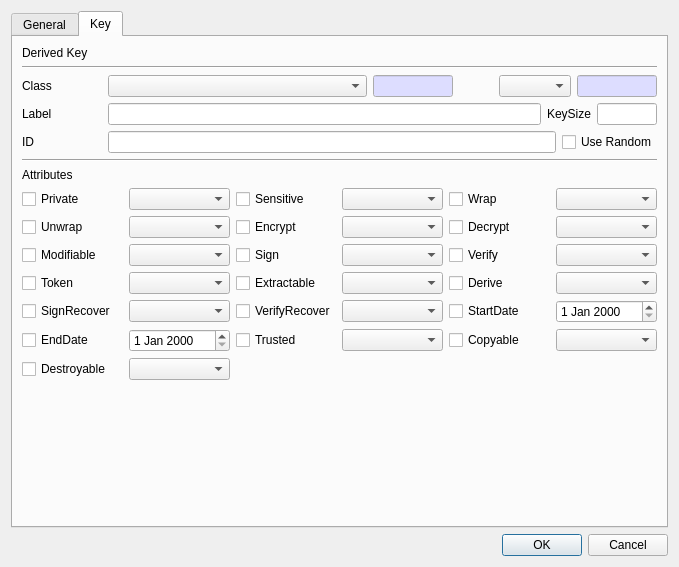
<?xml version="1.0" encoding="UTF-8"?>
<ui version="4.0">
 <class>DeriveKeyDlg</class>
 <widget class="QDialog" name="DeriveKeyDlg">
  <property name="geometry">
   <rect>
    <x>0</x>
    <y>0</y>
    <width>679</width>
    <height>567</height>
   </rect>
  </property>
  <property name="windowTitle">
   <string>Derive key</string>
  </property>
  <layout class="QVBoxLayout" name="verticalLayout">
   <item>
    <widget class="QTabWidget" name="tabWidget">
     <property name="currentIndex">
      <number>1</number>
     </property>
     <widget class="QWidget" name="mFirstTab">
      <attribute name="title">
       <string>General</string>
      </attribute>
      <layout class="QVBoxLayout" name="verticalLayout_2">
       <item>
        <layout class="QGridLayout" name="gridLayout">
         <property name="topMargin">
          <number>0</number>
         </property>
         <item row="0" column="1">
          <widget class="QComboBox" name="mSlotsCombo">
           <property name="sizePolicy">
            <sizepolicy hsizetype="Preferred" vsizetype="Fixed">
             <horstretch>1</horstretch>
             <verstretch>0</verstretch>
            </sizepolicy>
           </property>
          </widget>
         </item>
         <item row="0" column="0">
          <widget class="QLabel" name="label">
           <property name="minimumSize">
            <size>
             <width>80</width>
             <height>0</height>
            </size>
           </property>
           <property name="text">
            <string>Slot list</string>
           </property>
          </widget>
         </item>
        </layout>
       </item>
       <item>
        <widget class="Line" name="line">
         <property name="orientation">
          <enum>Qt::Horizontal</enum>
         </property>
        </widget>
       </item>
       <item>
        <widget class="QLabel" name="label_2">
         <property name="text">
          <string>Slot status</string>
         </property>
        </widget>
       </item>
       <item>
        <layout class="QGridLayout" name="gridLayout_3">
         <property name="topMargin">
          <number>0</number>
         </property>
         <item row="0" column="6">
          <widget class="QLineEdit" name="mLoginText">
           <property name="maximumSize">
            <size>
             <width>40</width>
             <height>16777215</height>
            </size>
           </property>
           <property name="palette">
            <palette>
             <active>
              <colorrole role="Base">
               <brush brushstyle="SolidPattern">
                <color alpha="255">
                 <red>221</red>
                 <green>221</green>
                 <blue>255</blue>
                </color>
               </brush>
              </colorrole>
             </active>
             <inactive>
              <colorrole role="Base">
               <brush brushstyle="SolidPattern">
                <color alpha="255">
                 <red>221</red>
                 <green>221</green>
                 <blue>255</blue>
                </color>
               </brush>
              </colorrole>
             </inactive>
             <disabled>
              <colorrole role="Base">
               <brush brushstyle="SolidPattern">
                <color alpha="255">
                 <red>240</red>
                 <green>240</green>
                 <blue>240</blue>
                </color>
               </brush>
              </colorrole>
             </disabled>
            </palette>
           </property>
           <property name="readOnly">
            <bool>true</bool>
           </property>
          </widget>
         </item>
         <item row="0" column="5">
          <widget class="QLabel" name="label_6">
           <property name="text">
            <string>Login</string>
           </property>
          </widget>
         </item>
         <item row="0" column="0">
          <widget class="QLabel" name="label_3">
           <property name="minimumSize">
            <size>
             <width>80</width>
             <height>0</height>
            </size>
           </property>
           <property name="text">
            <string>Slot ID</string>
           </property>
          </widget>
         </item>
         <item row="0" column="1">
          <widget class="QLineEdit" name="mSlotIDText">
           <property name="maximumSize">
            <size>
             <width>100</width>
             <height>16777215</height>
            </size>
           </property>
           <property name="palette">
            <palette>
             <active>
              <colorrole role="Base">
               <brush brushstyle="SolidPattern">
                <color alpha="255">
                 <red>221</red>
                 <green>221</green>
                 <blue>255</blue>
                </color>
               </brush>
              </colorrole>
             </active>
             <inactive>
              <colorrole role="Base">
               <brush brushstyle="SolidPattern">
                <color alpha="255">
                 <red>221</red>
                 <green>221</green>
                 <blue>255</blue>
                </color>
               </brush>
              </colorrole>
             </inactive>
             <disabled>
              <colorrole role="Base">
               <brush brushstyle="SolidPattern">
                <color alpha="255">
                 <red>240</red>
                 <green>240</green>
                 <blue>240</blue>
                </color>
               </brush>
              </colorrole>
             </disabled>
            </palette>
           </property>
           <property name="readOnly">
            <bool>true</bool>
           </property>
          </widget>
         </item>
         <item row="0" column="3">
          <widget class="QLineEdit" name="mSessionText">
           <property name="maximumSize">
            <size>
             <width>80</width>
             <height>16777215</height>
            </size>
           </property>
           <property name="palette">
            <palette>
             <active>
              <colorrole role="Base">
               <brush brushstyle="SolidPattern">
                <color alpha="255">
                 <red>221</red>
                 <green>221</green>
                 <blue>255</blue>
                </color>
               </brush>
              </colorrole>
             </active>
             <inactive>
              <colorrole role="Base">
               <brush brushstyle="SolidPattern">
                <color alpha="255">
                 <red>221</red>
                 <green>221</green>
                 <blue>255</blue>
                </color>
               </brush>
              </colorrole>
             </inactive>
             <disabled>
              <colorrole role="Base">
               <brush brushstyle="SolidPattern">
                <color alpha="255">
                 <red>240</red>
                 <green>240</green>
                 <blue>240</blue>
                </color>
               </brush>
              </colorrole>
             </disabled>
            </palette>
           </property>
           <property name="readOnly">
            <bool>true</bool>
           </property>
          </widget>
         </item>
         <item row="0" column="2">
          <widget class="QLabel" name="label_5">
           <property name="text">
            <string>Session</string>
           </property>
          </widget>
         </item>
         <item row="0" column="4">
          <spacer name="horizontalSpacer">
           <property name="orientation">
            <enum>Qt::Horizontal</enum>
           </property>
           <property name="sizeHint" stdset="0">
            <size>
             <width>40</width>
             <height>20</height>
            </size>
           </property>
          </spacer>
         </item>
        </layout>
       </item>
       <item>
        <widget class="Line" name="line_2">
         <property name="orientation">
          <enum>Qt::Horizontal</enum>
         </property>
        </widget>
       </item>
       <item>
        <widget class="QLabel" name="label_4">
         <property name="text">
          <string>Source Properties</string>
         </property>
        </widget>
       </item>
       <item>
        <layout class="QGridLayout" name="gridLayout_4">
         <property name="topMargin">
          <number>0</number>
         </property>
         <item row="0" column="2">
          <widget class="QLabel" name="label_8">
           <property name="text">
            <string>Object</string>
           </property>
          </widget>
         </item>
         <item row="0" column="0">
          <widget class="QLabel" name="label_7">
           <property name="minimumSize">
            <size>
             <width>80</width>
             <height>0</height>
            </size>
           </property>
           <property name="maximumSize">
            <size>
             <width>80</width>
             <height>16777215</height>
            </size>
           </property>
           <property name="text">
            <string>Label</string>
           </property>
          </widget>
         </item>
         <item row="0" column="3">
          <widget class="QLineEdit" name="mSrcObjectText">
           <property name="minimumSize">
            <size>
             <width>80</width>
             <height>0</height>
            </size>
           </property>
           <property name="maximumSize">
            <size>
             <width>80</width>
             <height>16777215</height>
            </size>
           </property>
           <property name="palette">
            <palette>
             <active>
              <colorrole role="Base">
               <brush brushstyle="SolidPattern">
                <color alpha="255">
                 <red>221</red>
                 <green>221</green>
                 <blue>255</blue>
                </color>
               </brush>
              </colorrole>
             </active>
             <inactive>
              <colorrole role="Base">
               <brush brushstyle="SolidPattern">
                <color alpha="255">
                 <red>221</red>
                 <green>221</green>
                 <blue>255</blue>
                </color>
               </brush>
              </colorrole>
             </inactive>
             <disabled>
              <colorrole role="Base">
               <brush brushstyle="SolidPattern">
                <color alpha="255">
                 <red>240</red>
                 <green>240</green>
                 <blue>240</blue>
                </color>
               </brush>
              </colorrole>
             </disabled>
            </palette>
           </property>
           <property name="readOnly">
            <bool>true</bool>
           </property>
          </widget>
         </item>
         <item row="0" column="1">
          <widget class="QComboBox" name="mSrcLabelCombo">
           <property name="sizePolicy">
            <sizepolicy hsizetype="Preferred" vsizetype="Fixed">
             <horstretch>1</horstretch>
             <verstretch>0</verstretch>
            </sizepolicy>
           </property>
          </widget>
         </item>
        </layout>
       </item>
       <item>
        <layout class="QGridLayout" name="gridLayout_5">
         <property name="topMargin">
          <number>0</number>
         </property>
         <item row="0" column="0">
          <widget class="QLabel" name="label_9">
           <property name="minimumSize">
            <size>
             <width>80</width>
             <height>0</height>
            </size>
           </property>
           <property name="maximumSize">
            <size>
             <width>80</width>
             <height>16777215</height>
            </size>
           </property>
           <property name="text">
            <string>Method</string>
           </property>
          </widget>
         </item>
         <item row="0" column="1">
          <widget class="QComboBox" name="mSrcMethodCombo">
           <property name="sizeAdjustPolicy">
            <enum>QComboBox::AdjustToContentsOnFirstShow</enum>
           </property>
          </widget>
         </item>
         <item row="0" column="2">
          <widget class="QLineEdit" name="mSrcMethodText">
           <property name="minimumSize">
            <size>
             <width>80</width>
             <height>0</height>
            </size>
           </property>
           <property name="maximumSize">
            <size>
             <width>80</width>
             <height>16777215</height>
            </size>
           </property>
           <property name="palette">
            <palette>
             <active>
              <colorrole role="Base">
               <brush brushstyle="SolidPattern">
                <color alpha="255">
                 <red>221</red>
                 <green>221</green>
                 <blue>255</blue>
                </color>
               </brush>
              </colorrole>
             </active>
             <inactive>
              <colorrole role="Base">
               <brush brushstyle="SolidPattern">
                <color alpha="255">
                 <red>221</red>
                 <green>221</green>
                 <blue>255</blue>
                </color>
               </brush>
              </colorrole>
             </inactive>
             <disabled/>
            </palette>
           </property>
           <property name="readOnly">
            <bool>true</bool>
           </property>
          </widget>
         </item>
        </layout>
       </item>
       <item>
        <widget class="Line" name="line_5">
         <property name="orientation">
          <enum>Qt::Horizontal</enum>
         </property>
        </widget>
       </item>
       <item>
        <widget class="QGroupBox" name="groupBox">
         <property name="title">
          <string>Parameter Information</string>
         </property>
         <layout class="QVBoxLayout" name="verticalLayout_4">
          <item>
           <layout class="QGridLayout" name="gridLayout_10">
            <property name="topMargin">
             <number>0</number>
            </property>
            <item row="2" column="2">
             <widget class="QLineEdit" name="mParam2LenText">
              <property name="minimumSize">
               <size>
                <width>40</width>
                <height>0</height>
               </size>
              </property>
              <property name="maximumSize">
               <size>
                <width>40</width>
                <height>16777215</height>
               </size>
              </property>
              <property name="palette">
               <palette>
                <active>
                 <colorrole role="Base">
                  <brush brushstyle="SolidPattern">
                   <color alpha="255">
                    <red>221</red>
                    <green>221</green>
                    <blue>255</blue>
                   </color>
                  </brush>
                 </colorrole>
                </active>
                <inactive>
                 <colorrole role="Base">
                  <brush brushstyle="SolidPattern">
                   <color alpha="255">
                    <red>221</red>
                    <green>221</green>
                    <blue>255</blue>
                   </color>
                  </brush>
                 </colorrole>
                </inactive>
                <disabled>
                 <colorrole role="Base">
                  <brush brushstyle="SolidPattern">
                   <color alpha="255">
                    <red>240</red>
                    <green>240</green>
                    <blue>240</blue>
                   </color>
                  </brush>
                 </colorrole>
                </disabled>
               </palette>
              </property>
              <property name="readOnly">
               <bool>true</bool>
              </property>
             </widget>
            </item>
            <item row="2" column="1">
             <widget class="QLineEdit" name="mParam2Text"/>
            </item>
            <item row="1" column="1">
             <widget class="QLineEdit" name="mParam1Text">
              <property name="maximumSize">
               <size>
                <width>16777215</width>
                <height>16777215</height>
               </size>
              </property>
             </widget>
            </item>
            <item row="2" column="0">
             <widget class="QLabel" name="mParam2Label">
              <property name="text">
               <string>Param2 Label</string>
              </property>
             </widget>
            </item>
            <item row="1" column="2">
             <widget class="QLineEdit" name="mParam1LenText">
              <property name="minimumSize">
               <size>
                <width>40</width>
                <height>0</height>
               </size>
              </property>
              <property name="maximumSize">
               <size>
                <width>40</width>
                <height>16777215</height>
               </size>
              </property>
              <property name="palette">
               <palette>
                <active>
                 <colorrole role="Base">
                  <brush brushstyle="SolidPattern">
                   <color alpha="255">
                    <red>221</red>
                    <green>221</green>
                    <blue>255</blue>
                   </color>
                  </brush>
                 </colorrole>
                </active>
                <inactive>
                 <colorrole role="Base">
                  <brush brushstyle="SolidPattern">
                   <color alpha="255">
                    <red>221</red>
                    <green>221</green>
                    <blue>255</blue>
                   </color>
                  </brush>
                 </colorrole>
                </inactive>
                <disabled>
                 <colorrole role="Base">
                  <brush brushstyle="SolidPattern">
                   <color alpha="255">
                    <red>240</red>
                    <green>240</green>
                    <blue>240</blue>
                   </color>
                  </brush>
                 </colorrole>
                </disabled>
               </palette>
              </property>
              <property name="readOnly">
               <bool>true</bool>
              </property>
             </widget>
            </item>
            <item row="0" column="0">
             <widget class="QLabel" name="mParamComboLabel">
              <property name="text">
               <string>Param Combo Label</string>
              </property>
             </widget>
            </item>
            <item row="1" column="0">
             <widget class="QLabel" name="mParam1Label">
              <property name="minimumSize">
               <size>
                <width>0</width>
                <height>0</height>
               </size>
              </property>
              <property name="maximumSize">
               <size>
                <width>16777215</width>
                <height>16777215</height>
               </size>
              </property>
              <property name="text">
               <string>Param1 Label</string>
              </property>
             </widget>
            </item>
            <item row="0" column="1" colspan="2">
             <layout class="QGridLayout" name="gridLayout_11">
              <item row="0" column="0">
               <widget class="QComboBox" name="mParamCombo"/>
              </item>
              <item row="0" column="1">
               <spacer name="horizontalSpacer_2">
                <property name="orientation">
                 <enum>Qt::Horizontal</enum>
                </property>
                <property name="sizeHint" stdset="0">
                 <size>
                  <width>40</width>
                  <height>20</height>
                 </size>
                </property>
               </spacer>
              </item>
             </layout>
            </item>
           </layout>
          </item>
         </layout>
        </widget>
       </item>
      </layout>
     </widget>
     <widget class="QWidget" name="mSecondTab">
      <attribute name="title">
       <string>Key</string>
      </attribute>
      <layout class="QVBoxLayout" name="verticalLayout_3">
       <item>
        <widget class="QLabel" name="label_11">
         <property name="text">
          <string>Derived Key</string>
         </property>
        </widget>
       </item>
       <item>
        <widget class="Line" name="line_3">
         <property name="orientation">
          <enum>Qt::Horizontal</enum>
         </property>
        </widget>
       </item>
       <item>
        <layout class="QGridLayout" name="gridLayout_2">
         <property name="topMargin">
          <number>0</number>
         </property>
         <item row="0" column="2">
          <widget class="QLineEdit" name="mClassText">
           <property name="minimumSize">
            <size>
             <width>80</width>
             <height>0</height>
            </size>
           </property>
           <property name="maximumSize">
            <size>
             <width>80</width>
             <height>16777215</height>
            </size>
           </property>
           <property name="palette">
            <palette>
             <active>
              <colorrole role="Base">
               <brush brushstyle="SolidPattern">
                <color alpha="255">
                 <red>221</red>
                 <green>221</green>
                 <blue>255</blue>
                </color>
               </brush>
              </colorrole>
             </active>
             <inactive>
              <colorrole role="Base">
               <brush brushstyle="SolidPattern">
                <color alpha="255">
                 <red>221</red>
                 <green>221</green>
                 <blue>255</blue>
                </color>
               </brush>
              </colorrole>
             </inactive>
             <disabled/>
            </palette>
           </property>
           <property name="readOnly">
            <bool>true</bool>
           </property>
          </widget>
         </item>
         <item row="0" column="5">
          <widget class="QLineEdit" name="mTypeText">
           <property name="minimumSize">
            <size>
             <width>80</width>
             <height>0</height>
            </size>
           </property>
           <property name="maximumSize">
            <size>
             <width>80</width>
             <height>16777215</height>
            </size>
           </property>
           <property name="palette">
            <palette>
             <active>
              <colorrole role="Base">
               <brush brushstyle="SolidPattern">
                <color alpha="255">
                 <red>221</red>
                 <green>221</green>
                 <blue>255</blue>
                </color>
               </brush>
              </colorrole>
             </active>
             <inactive>
              <colorrole role="Base">
               <brush brushstyle="SolidPattern">
                <color alpha="255">
                 <red>221</red>
                 <green>221</green>
                 <blue>255</blue>
                </color>
               </brush>
              </colorrole>
             </inactive>
             <disabled/>
            </palette>
           </property>
           <property name="readOnly">
            <bool>true</bool>
           </property>
          </widget>
         </item>
         <item row="0" column="1">
          <widget class="QComboBox" name="mClassCombo">
           <property name="sizePolicy">
            <sizepolicy hsizetype="Preferred" vsizetype="Fixed">
             <horstretch>1</horstretch>
             <verstretch>0</verstretch>
            </sizepolicy>
           </property>
          </widget>
         </item>
         <item row="0" column="4">
          <widget class="QComboBox" name="mTypeCombo"/>
         </item>
         <item row="0" column="0">
          <widget class="QLabel" name="label_12">
           <property name="minimumSize">
            <size>
             <width>80</width>
             <height>0</height>
            </size>
           </property>
           <property name="maximumSize">
            <size>
             <width>80</width>
             <height>16777215</height>
            </size>
           </property>
           <property name="text">
            <string>Class</string>
           </property>
          </widget>
         </item>
         <item row="0" column="3">
          <spacer name="horizontalSpacer_3">
           <property name="orientation">
            <enum>Qt::Horizontal</enum>
           </property>
           <property name="sizeHint" stdset="0">
            <size>
             <width>40</width>
             <height>20</height>
            </size>
           </property>
          </spacer>
         </item>
        </layout>
       </item>
       <item>
        <layout class="QGridLayout" name="gridLayout_6">
         <item row="0" column="2">
          <widget class="QLabel" name="label_17">
           <property name="text">
            <string>KeySize</string>
           </property>
          </widget>
         </item>
         <item row="0" column="1">
          <widget class="QLineEdit" name="mLabelText"/>
         </item>
         <item row="0" column="0">
          <widget class="QLabel" name="label_13">
           <property name="minimumSize">
            <size>
             <width>80</width>
             <height>0</height>
            </size>
           </property>
           <property name="text">
            <string>Label</string>
           </property>
          </widget>
         </item>
         <item row="0" column="3">
          <widget class="QLineEdit" name="mKeySizeText">
           <property name="maximumSize">
            <size>
             <width>60</width>
             <height>16777215</height>
            </size>
           </property>
          </widget>
         </item>
        </layout>
       </item>
       <item>
        <layout class="QGridLayout" name="gridLayout_7">
         <item row="0" column="1">
          <widget class="QLineEdit" name="mIDText"/>
         </item>
         <item row="0" column="0">
          <widget class="QLabel" name="label_16">
           <property name="minimumSize">
            <size>
             <width>80</width>
             <height>0</height>
            </size>
           </property>
           <property name="text">
            <string>ID</string>
           </property>
          </widget>
         </item>
         <item row="0" column="2">
          <widget class="QCheckBox" name="mUseRandCheck">
           <property name="text">
            <string>Use Random</string>
           </property>
          </widget>
         </item>
        </layout>
       </item>
       <item>
        <widget class="Line" name="line_4">
         <property name="orientation">
          <enum>Qt::Horizontal</enum>
         </property>
        </widget>
       </item>
       <item>
        <widget class="QLabel" name="label_14">
         <property name="text">
          <string>Attributes</string>
         </property>
        </widget>
       </item>
       <item>
        <layout class="QGridLayout" name="gridLayout_8">
         <item row="1" column="5">
          <widget class="QComboBox" name="mDecryptCombo"/>
         </item>
         <item row="3" column="1">
          <widget class="QComboBox" name="mTokenCombo"/>
         </item>
         <item row="0" column="0">
          <widget class="QCheckBox" name="mPrivateCheck">
           <property name="text">
            <string notr="true">Private</string>
           </property>
          </widget>
         </item>
         <item row="2" column="1">
          <widget class="QComboBox" name="mModifiableCombo"/>
         </item>
         <item row="1" column="3">
          <widget class="QComboBox" name="mEncryptCombo"/>
         </item>
         <item row="2" column="2">
          <widget class="QCheckBox" name="mSignCheck">
           <property name="text">
            <string notr="true">Sign</string>
           </property>
          </widget>
         </item>
         <item row="3" column="4">
          <widget class="QCheckBox" name="mDeriveCheck">
           <property name="text">
            <string>Derive</string>
           </property>
          </widget>
         </item>
         <item row="1" column="1">
          <widget class="QComboBox" name="mUnwrapCombo"/>
         </item>
         <item row="4" column="4">
          <widget class="QCheckBox" name="mStartDateCheck">
           <property name="text">
            <string>StartDate</string>
           </property>
          </widget>
         </item>
         <item row="1" column="4">
          <widget class="QCheckBox" name="mDecryptCheck">
           <property name="text">
            <string notr="true">Decrypt</string>
           </property>
          </widget>
         </item>
         <item row="1" column="0">
          <widget class="QCheckBox" name="mUnwrapCheck">
           <property name="text">
            <string notr="true">Unwrap</string>
           </property>
          </widget>
         </item>
         <item row="5" column="0">
          <widget class="QCheckBox" name="mEndDateCheck">
           <property name="text">
            <string>EndDate</string>
           </property>
          </widget>
         </item>
         <item row="2" column="5">
          <widget class="QComboBox" name="mVerifyCombo"/>
         </item>
         <item row="5" column="1">
          <widget class="QDateEdit" name="mEndDateEdit"/>
         </item>
         <item row="0" column="1">
          <widget class="QComboBox" name="mPrivateCombo"/>
         </item>
         <item row="0" column="2">
          <widget class="QCheckBox" name="mSensitiveCheck">
           <property name="text">
            <string notr="true">Sensitive</string>
           </property>
          </widget>
         </item>
         <item row="0" column="5">
          <widget class="QComboBox" name="mWrapCombo"/>
         </item>
         <item row="5" column="3">
          <widget class="QComboBox" name="mTrustedCombo"/>
         </item>
         <item row="2" column="4">
          <widget class="QCheckBox" name="mVerifyCheck">
           <property name="text">
            <string notr="true">Verify</string>
           </property>
          </widget>
         </item>
         <item row="4" column="3">
          <widget class="QComboBox" name="mVerifyRecoverCombo"/>
         </item>
         <item row="3" column="0">
          <widget class="QCheckBox" name="mTokenCheck">
           <property name="text">
            <string notr="true">Token</string>
           </property>
          </widget>
         </item>
         <item row="3" column="3">
          <widget class="QComboBox" name="mExtractableCombo"/>
         </item>
         <item row="2" column="0">
          <widget class="QCheckBox" name="mModifiableCheck">
           <property name="text">
            <string notr="true">Modifiable</string>
           </property>
          </widget>
         </item>
         <item row="1" column="2">
          <widget class="QCheckBox" name="mEncryptCheck">
           <property name="text">
            <string notr="true">Encrypt</string>
           </property>
          </widget>
         </item>
         <item row="3" column="5">
          <widget class="QComboBox" name="mDeriveCombo"/>
         </item>
         <item row="3" column="2">
          <widget class="QCheckBox" name="mExtractableCheck">
           <property name="text">
            <string notr="true">Extractable</string>
           </property>
          </widget>
         </item>
         <item row="4" column="0">
          <widget class="QCheckBox" name="mSignRecoverCheck">
           <property name="text">
            <string>SignRecover</string>
           </property>
          </widget>
         </item>
         <item row="0" column="4">
          <widget class="QCheckBox" name="mWrapCheck">
           <property name="text">
            <string notr="true">Wrap</string>
           </property>
          </widget>
         </item>
         <item row="4" column="2">
          <widget class="QCheckBox" name="mVerifyRecoverCheck">
           <property name="text">
            <string>VerifyRecover</string>
           </property>
          </widget>
         </item>
         <item row="2" column="3">
          <widget class="QComboBox" name="mSignCombo"/>
         </item>
         <item row="4" column="1">
          <widget class="QComboBox" name="mSignRecoverCombo"/>
         </item>
         <item row="0" column="3">
          <widget class="QComboBox" name="mSensitiveCombo"/>
         </item>
         <item row="5" column="2">
          <widget class="QCheckBox" name="mTrustedCheck">
           <property name="text">
            <string>Trusted</string>
           </property>
          </widget>
         </item>
         <item row="4" column="5">
          <widget class="QDateEdit" name="mStartDateEdit"/>
         </item>
         <item row="6" column="0">
          <widget class="QCheckBox" name="mDestroyableCheck">
           <property name="text">
            <string>Destroyable</string>
           </property>
          </widget>
         </item>
         <item row="5" column="4">
          <widget class="QCheckBox" name="mCopyableCheck">
           <property name="text">
            <string>Copyable</string>
           </property>
          </widget>
         </item>
         <item row="5" column="5">
          <widget class="QComboBox" name="mCopyableCombo"/>
         </item>
         <item row="6" column="1">
          <widget class="QComboBox" name="mDestroyableCombo"/>
         </item>
        </layout>
       </item>
       <item>
        <spacer name="verticalSpacer_2">
         <property name="orientation">
          <enum>Qt::Vertical</enum>
         </property>
         <property name="sizeHint" stdset="0">
          <size>
           <width>20</width>
           <height>40</height>
          </size>
         </property>
        </spacer>
       </item>
      </layout>
     </widget>
    </widget>
   </item>
   <item>
    <widget class="QDialogButtonBox" name="buttonBox">
     <property name="orientation">
      <enum>Qt::Horizontal</enum>
     </property>
     <property name="standardButtons">
      <set>QDialogButtonBox::Cancel|QDialogButtonBox::Ok</set>
     </property>
    </widget>
   </item>
  </layout>
 </widget>
 <tabstops>
  <tabstop>tabWidget</tabstop>
  <tabstop>mSlotsCombo</tabstop>
  <tabstop>mSlotIDText</tabstop>
  <tabstop>mSessionText</tabstop>
  <tabstop>mLoginText</tabstop>
  <tabstop>mSrcLabelCombo</tabstop>
  <tabstop>mSrcObjectText</tabstop>
  <tabstop>mSrcMethodCombo</tabstop>
  <tabstop>mSrcMethodText</tabstop>
  <tabstop>mParamCombo</tabstop>
  <tabstop>mParam1Text</tabstop>
  <tabstop>mParam1LenText</tabstop>
  <tabstop>mParam2Text</tabstop>
  <tabstop>mParam2LenText</tabstop>
  <tabstop>mClassCombo</tabstop>
  <tabstop>mClassText</tabstop>
  <tabstop>mTypeCombo</tabstop>
  <tabstop>mTypeText</tabstop>
  <tabstop>mLabelText</tabstop>
  <tabstop>mKeySizeText</tabstop>
  <tabstop>mIDText</tabstop>
  <tabstop>mUseRandCheck</tabstop>
  <tabstop>mPrivateCheck</tabstop>
  <tabstop>mPrivateCombo</tabstop>
  <tabstop>mSensitiveCheck</tabstop>
  <tabstop>mSensitiveCombo</tabstop>
  <tabstop>mWrapCheck</tabstop>
  <tabstop>mWrapCombo</tabstop>
  <tabstop>mUnwrapCheck</tabstop>
  <tabstop>mUnwrapCombo</tabstop>
  <tabstop>mEncryptCheck</tabstop>
  <tabstop>mEncryptCombo</tabstop>
  <tabstop>mDecryptCheck</tabstop>
  <tabstop>mDecryptCombo</tabstop>
  <tabstop>mModifiableCheck</tabstop>
  <tabstop>mModifiableCombo</tabstop>
  <tabstop>mSignCheck</tabstop>
  <tabstop>mSignCombo</tabstop>
  <tabstop>mVerifyCheck</tabstop>
  <tabstop>mVerifyCombo</tabstop>
  <tabstop>mTokenCheck</tabstop>
  <tabstop>mTokenCombo</tabstop>
  <tabstop>mExtractableCheck</tabstop>
  <tabstop>mExtractableCombo</tabstop>
  <tabstop>mDeriveCheck</tabstop>
  <tabstop>mDeriveCombo</tabstop>
  <tabstop>mSignRecoverCheck</tabstop>
  <tabstop>mSignRecoverCombo</tabstop>
  <tabstop>mVerifyRecoverCheck</tabstop>
  <tabstop>mVerifyRecoverCombo</tabstop>
  <tabstop>mStartDateCheck</tabstop>
  <tabstop>mStartDateEdit</tabstop>
  <tabstop>mEndDateCheck</tabstop>
  <tabstop>mEndDateEdit</tabstop>
  <tabstop>mTrustedCheck</tabstop>
  <tabstop>mTrustedCombo</tabstop>
  <tabstop>mCopyableCheck</tabstop>
  <tabstop>mCopyableCombo</tabstop>
  <tabstop>mDestroyableCheck</tabstop>
  <tabstop>mDestroyableCombo</tabstop>
 </tabstops>
 <resources/>
 <connections>
  <connection>
   <sender>buttonBox</sender>
   <signal>accepted()</signal>
   <receiver>DeriveKeyDlg</receiver>
   <slot>accept()</slot>
   <hints>
    <hint type="sourcelabel">
     <x>248</x>
     <y>254</y>
    </hint>
    <hint type="destinationlabel">
     <x>157</x>
     <y>274</y>
    </hint>
   </hints>
  </connection>
  <connection>
   <sender>buttonBox</sender>
   <signal>rejected()</signal>
   <receiver>DeriveKeyDlg</receiver>
   <slot>reject()</slot>
   <hints>
    <hint type="sourcelabel">
     <x>316</x>
     <y>260</y>
    </hint>
    <hint type="destinationlabel">
     <x>286</x>
     <y>274</y>
    </hint>
   </hints>
  </connection>
 </connections>
</ui>
